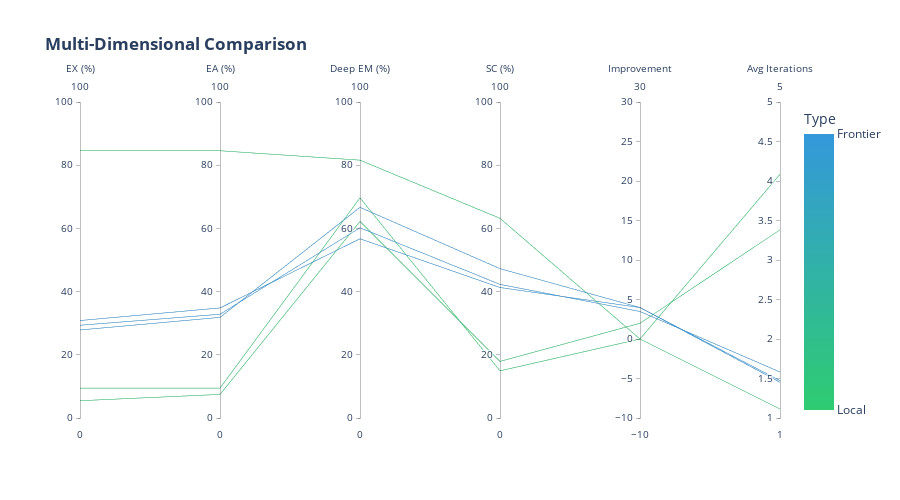

Write notebook code for a chart like this one.
### Markdown cell above
## 14. Parallel Coordinates Plot

### Code cell
def plot_parallel_coordinates(df):
    """Parallel coordinates for multi-dimensional comparison."""
    df_plot = df.copy()
    df_plot['Type_num'] = df_plot['Type'].map({'Local': 0, 'Frontier': 1})
    
    fig = go.Figure(data=go.Parcoords(
        line=dict(color=df_plot['Type_num'], colorscale=[[0, '#2ecc71'], [1, '#3498db']], showscale=True,
                 colorbar=dict(title='Type', tickvals=[0, 1], ticktext=['Local', 'Frontier'])),
        dimensions=[
            dict(label='EX (%)', values=df_plot['EX (%)'], range=[0, 100]),
            dict(label='EA (%)', values=df_plot['EA (%)'], range=[0, 100]),
            dict(label='Deep EM (%)', values=df_plot['Deep EM (%)'], range=[0, 100]),
            dict(label='SC (%)', values=df_plot['SC (%)'], range=[0, 100]),
            dict(label='Improvement', values=df_plot['Improvement'], range=[-10, 30]),
            dict(label='Avg Iterations', values=df_plot['Avg Iterations'], range=[1, 5])
        ]
    ))
    fig.update_layout(title='<b>Multi-Dimensional Comparison</b>', template='plotly_white', height=500)
    fig.show()
    return fig

if results:
    fig_parallel = plot_parallel_coordinates(df_overall)

### Figure 1 — Plotly figure (JSON) as saved in the notebook; plotly's stock layout.template omitted (floating-point values rounded to 4 significant figures)
{"data": [{"dimensions": [{"label": "EX (%)", "range": [0, 100], "values": [84.58, 30.85, 29.35, 27.86, 9.453, 5.473]}, {"label": "EA (%)", "range": [0, 100], "values": [84.58, 34.83, 32.84, 31.84, 9.453, 7.463]}, {"label": "Deep EM (%)", "range": [0, 100], "values": [81.59, 56.72, 60.2, 66.67, 69.65, 62.19]}, {"label": "SC (%)", "range": [0, 100], "values": [63.18, 41.29, 42.29, 47.26, 14.93, 17.91]}, {"label": "Improvement", "range": [-10, 30], "values": [0.0, 3.98, 3.483, 3.98, 0.0, 1.99]}, {"label": "Avg Iterations", "range": [1, 5], "values": [1.114, 1.453, 1.582, 1.473, 4.085, 3.383]}], "line": {"color": [0, 1, 1, 1, 0, 0], "colorbar": {"ticktext": ["Local", "Frontier"], "tickvals": [0, 1], "title": {"text": "Type"}}, "colorscale": [[0, "#2ecc71"], [1, "#3498db"]], "showscale": true}, "type": "parcoords"}], "layout": {"height": 500, "title": {"text": "<b>Multi-Dimensional Comparison</b>"}}}
